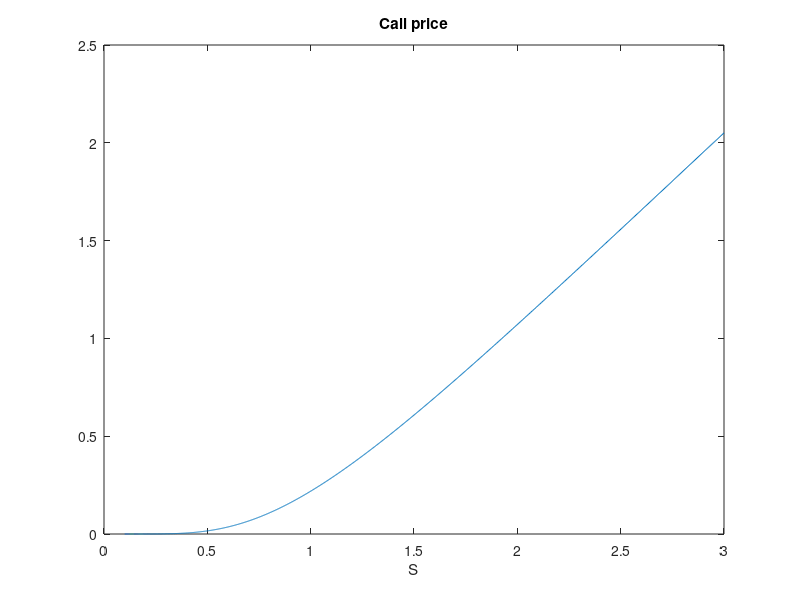

Write MATLAB code to recreate this figure.
clear
close all
% Pricing a plain vanilla Call Option
% B&S model - logprice PDE
% ThetaMethod

%% 1. Parameters & Grids
S0=1; K=0.95; r=0.001; sigma=0.5; T=1;
M=1000;
N=2000;
theta=0.5; % 0 Implicit, 0.5 CN, 1 Explicit
Smin=0.1*S0; Smax=3*S0;
xmin=log(Smin/S0); xmax=log(Smax/S0);
dx=(xmax-xmin)/N;
%x=linspace(xmin,xmax,N+1);
x=xmin+(0:N)*dx;
dt=T/M;
t=(0:M)*dt;

%% Matrix Construction
A=(1-theta)*dt*(-(r-sigma^2/2)/(2*dx)+sigma^2/(2*dx^2));
B=-1+dt*(1-theta)*(-sigma^2/(dx^2)-r);
C=dt*(1-theta)*( (r-sigma^2/2)/(2*dx)+sigma^2/(2*dx^2));
Mat=spalloc(N+1,N+1,3*(N-1)+2);
Mat(1,1)=1;
for i=2:N
    Mat(i, [i-1,i,i+1])=[A B C];
end
Mat(end,end)=1;
Ah=-(theta)*dt*(-(r-sigma^2/2)/(2*dx)+sigma^2/(2*dx^2));
Bh=-1-dt*(theta)*(-sigma^2/(dx^2)-r);
Ch=-dt*(theta)*( (r-sigma^2/2)/(2*dx)+sigma^2/(2*dx^2));
Mat_rhs=spalloc(N+1,N+1,3*(N-1));
for i=2:N
    Mat_rhs(i, [i-1,i,i+1])=[Ah Bh Ch];
end

%% Backward in time loop
c=max(S0*exp(x')-K,0); 
rhs=zeros(N+1,1);
for j=M:-1:1
    % know c t_j -> compute cnew t_{j-1}
    rhs=Mat_rhs*c;
    rhs(1)=0;
    rhs(end)=Smax-K*exp(-r*(T-(j-1)*dt));
    c=Mat\rhs;
end
figure
plot(S0*exp(x),c); title('Call price'); xlabel('S');
price=interp1(x,c,0,'spline')
price_ex=blsprice(S0,K,r,T,sigma)




